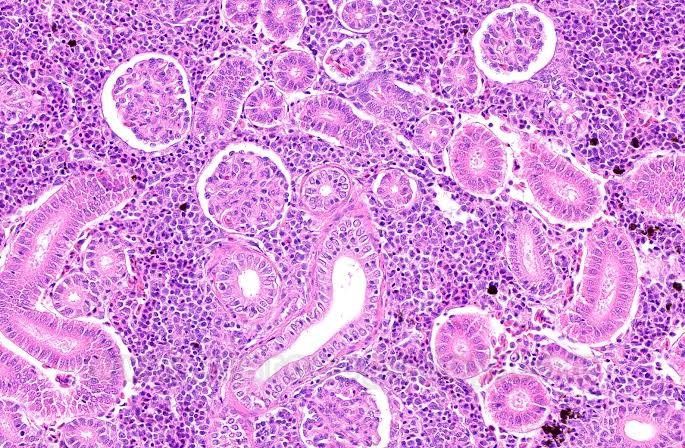
#> input picture tejido.png, 685 x 448 px, found by its file name
$ python funciones-frecuencia-0085.py
#> lines starting #> are read from the running program, lines starting #| are printed output that depends on the picture
import os
import numpy as np
import matplotlib.pyplot as plt
from skimage import io, color, util
print("Ricardo Lopez 0085")
carpeta_4 = 'ejemplo4-magnitud-gradiente-0085'
os.makedirs(carpeta_4, exist_ok=True)

imagen_original = io.imread('tejido.png')
#> imagen_original is the input picture: shape (448, 685, 3); mean R, G, B 212.9, 147, 219.3

if imagen_original.ndim == 3:
    if imagen_original.shape[2] == 4:
        imagen_original = color.rgba2rgb(imagen_original)
    imagen_gris = color.rgb2gray(imagen_original)
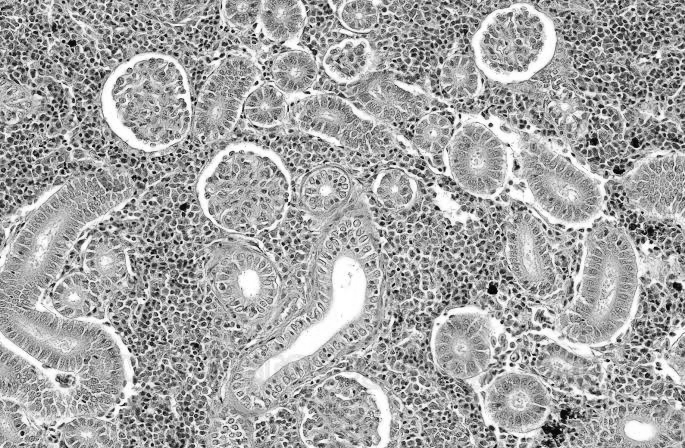
#> imagen_gris: shape (448, 685) float64; min 0.0158, max 1, mean 0.652
else:
    imagen_gris = util.img_as_float(imagen_original)

filas, columnas = imagen_gris.shape
#> filas = 448; columnas = 685
fft_imagen = np.fft.fft2(imagen_gris)
fft_centrada = np.fft.fftshift(fft_imagen)

sobel_x = np.array([[-1, 0, 1],
                    [-2, 0, 2],
                    [-1, 0, 1]])

sobel_y = np.array([[-1, -2, -1],
                    [ 0,  0,  0],
                    [ 1,  2,  1]])

fft_sobel_x = np.fft.fftshift(np.fft.fft2(sobel_x, s=(filas, columnas)))
fft_filtrada_x = fft_centrada * fft_sobel_x
bordes_x = np.real(np.fft.ifft2(np.fft.ifftshift(fft_filtrada_x)))
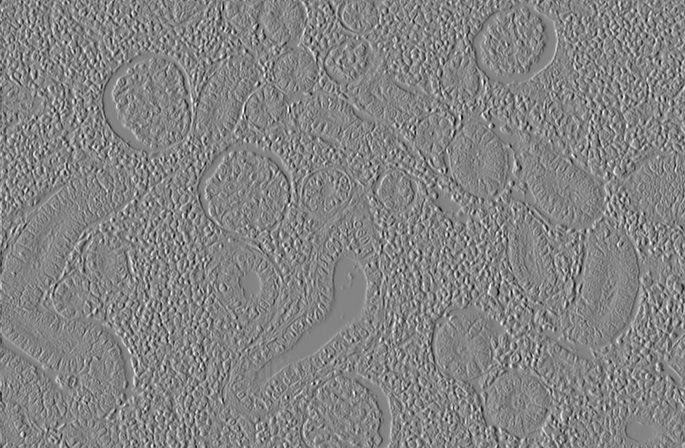
#> bordes_x: shape (448, 685) float64; min -3.48, max 3.24, mean 6.71e-19; drawn with min black and max white

fft_sobel_y = np.fft.fftshift(np.fft.fft2(sobel_y, s=(filas, columnas)))
fft_filtrada_y = fft_centrada * fft_sobel_y
bordes_y = np.real(np.fft.ifft2(np.fft.ifftshift(fft_filtrada_y)))
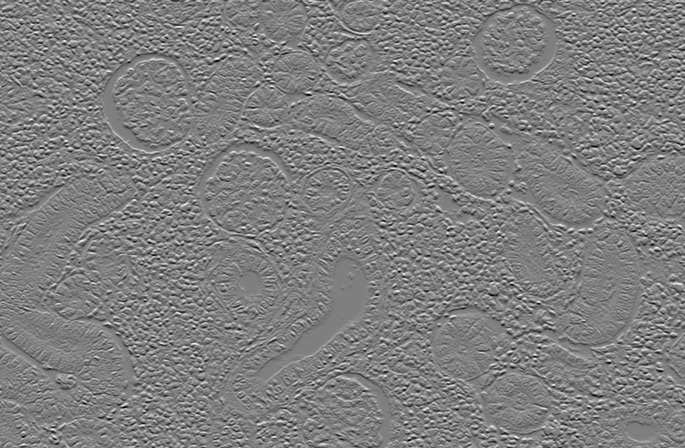
#> bordes_y: shape (448, 685) float64; min -3.44, max 3.45, mean -8.68e-20; drawn with min black and max white

magnitud_gradiente = np.hypot(bordes_x, bordes_y)
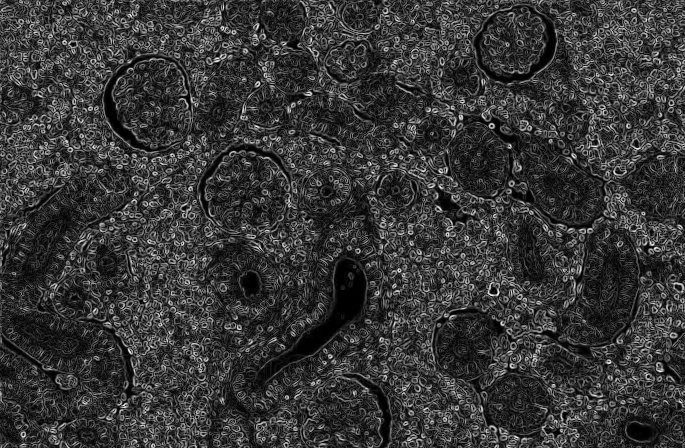
#> magnitud_gradiente: shape (448, 685) float64; min 5.15e-17, max 3.69, mean 0.812; drawn with min black and max white
magnitud_gradiente = magnitud_gradiente / np.max(magnitud_gradiente)

plt.imsave(os.path.join(carpeta_4, 'magnitud_gradiente.png'), magnitud_gradiente, cmap='gray')
print("Listo: magnitud_gradiente.png guardada.")
print("Ricardo Lopez 0085")
